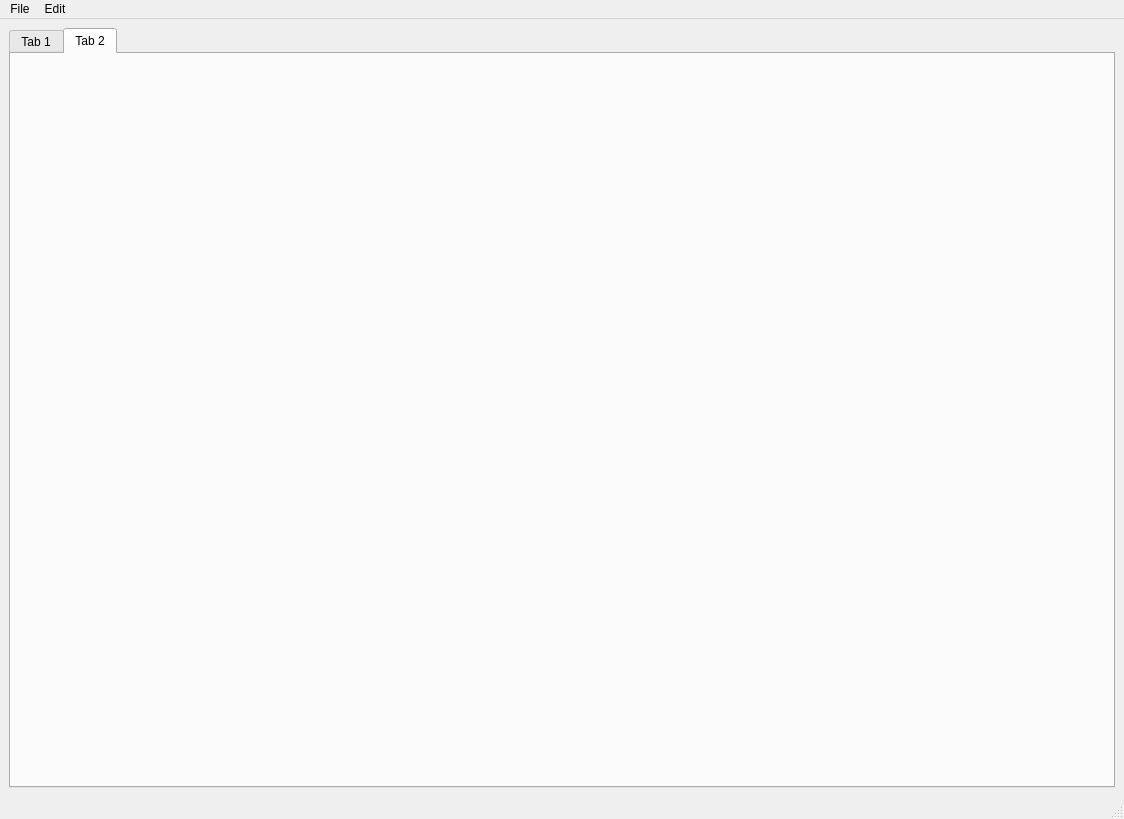
<?xml version="1.0" encoding="UTF-8"?>
<ui version="4.0">
 <class>GrafCreator</class>
 <widget class="QMainWindow" name="GrafCreator">
  <property name="geometry">
   <rect>
    <x>0</x>
    <y>0</y>
    <width>1124</width>
    <height>819</height>
   </rect>
  </property>
  <property name="windowTitle">
   <string>GrafCreator</string>
  </property>
  <property name="documentMode">
   <bool>true</bool>
  </property>
  <widget class="QWidget" name="centralwidget">
   <layout class="QVBoxLayout" name="verticalLayout">
    <item>
     <widget class="QTabWidget" name="tabWidget">
      <property name="enabled">
       <bool>true</bool>
      </property>
      <property name="toolTipDuration">
       <number>-1</number>
      </property>
      <property name="currentIndex">
       <number>1</number>
      </property>
      <widget class="QWidget" name="tab">
       <attribute name="title">
        <string>Tab 1</string>
       </attribute>
      </widget>
      <widget class="QWidget" name="tab_2">
       <attribute name="title">
        <string>Tab 2</string>
       </attribute>
      </widget>
     </widget>
    </item>
   </layout>
  </widget>
  <widget class="QMenuBar" name="menubar">
   <property name="enabled">
    <bool>true</bool>
   </property>
   <property name="geometry">
    <rect>
     <x>0</x>
     <y>0</y>
     <width>1124</width>
     <height>26</height>
    </rect>
   </property>
   <property name="toolTipDuration">
    <number>2</number>
   </property>
   <property name="defaultUp">
    <bool>true</bool>
   </property>
   <property name="nativeMenuBar">
    <bool>true</bool>
   </property>
   <widget class="QMenu" name="menunew">
    <property name="title">
     <string>File</string>
    </property>
    <addaction name="actionNew"/>
    <addaction name="actionOpen"/>
   </widget>
   <widget class="QMenu" name="menuopen">
    <property name="title">
     <string>Edit</string>
    </property>
   </widget>
   <addaction name="menunew"/>
   <addaction name="menuopen"/>
  </widget>
  <widget class="QStatusBar" name="statusbar"/>
  <action name="actionNew">
   <property name="text">
    <string>New</string>
   </property>
  </action>
  <action name="actionOpen">
   <property name="text">
    <string>Open</string>
   </property>
  </action>
 </widget>
 <resources/>
 <connections/>
</ui>
